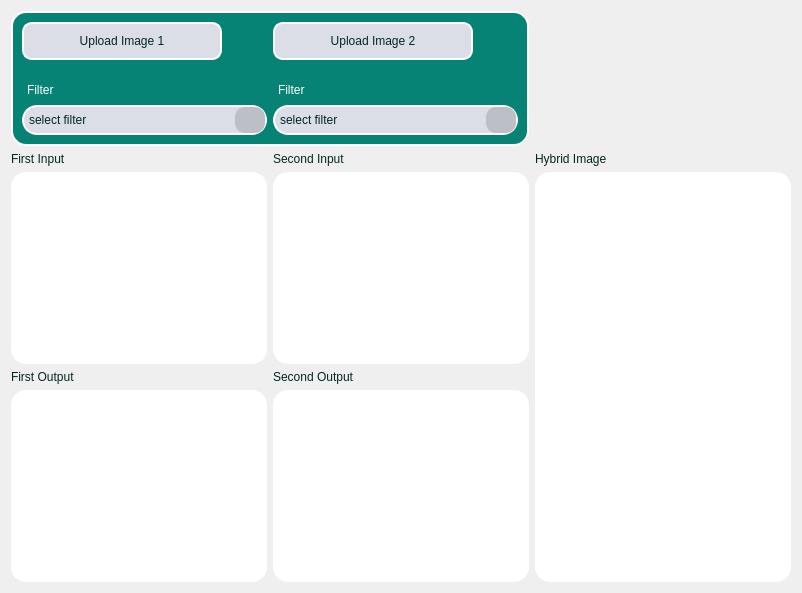
         <widget class="QWidget" name="tab_2">
          <attribute name="title">
           <string>Hybrid</string>
          </attribute>
          <layout class="QGridLayout" name="gridLayout_2">
           <item row="3" column="1">
            <widget class="QLabel" name="label_3">
             <property name="styleSheet">
              <string notr="true">color: rgb(255, 255, 255);
font: 9pt &quot;MS Shell Dlg 2&quot;;
color: rgb(2, 39, 35);</string>
             </property>
             <property name="text">
              <string>Second Output</string>
             </property>
            </widget>
           </item>
           <item row="1" column="0">
            <widget class="QLabel" name="label_5">
             <property name="minimumSize">
              <size>
               <width>0</width>
               <height>0</height>
              </size>
             </property>
             <property name="maximumSize">
              <size>
               <width>16777215</width>
               <height>100</height>
              </size>
             </property>
             <property name="styleSheet">
              <string notr="true">color: rgb(255, 255, 255);
font: 9pt &quot;MS Shell Dlg 2&quot;;
color: rgb(2, 39, 35);</string>
             </property>
             <property name="text">
              <string>First Input </string>
             </property>
            </widget>
           </item>
           <item row="2" column="0">
            <widget class="QGraphicsView" name="input1_image">
             <property name="styleSheet">
              <string notr="true">background-color: rgb(37, 42, 64);
background-color: rgb(255, 255, 255);

border-radius: 15px;
box-shadow : 0px 4px 20px rgba(0, 0, 0, 0.6);
border : 2px solid rgb(255, 255, 255); </string>
             </property>
            </widget>
           </item>
           <item row="3" column="0">
            <widget class="QLabel" name="label_2">
             <property name="styleSheet">
              <string notr="true">color: rgb(255, 255, 255);
font: 9pt &quot;MS Shell Dlg 2&quot;;
color: rgb(2, 39, 35);</string>
             </property>
             <property name="text">
              <string>First Output</string>
             </property>
            </widget>
           </item>
           <item row="1" column="2">
            <widget class="QLabel" name="label_14">
             <property name="minimumSize">
              <size>
               <width>0</width>
               <height>0</height>
              </size>
             </property>
             <property name="maximumSize">
              <size>
               <width>16777215</width>
               <height>100</height>
              </size>
             </property>
             <property name="styleSheet">
              <string notr="true">color: rgb(255, 255, 255);
font: 9pt &quot;MS Shell Dlg 2&quot;;
color: rgb(2, 39, 35);</string>
             </property>
             <property name="text">
              <string>Hybrid Image</string>
             </property>
            </widget>
           </item>
           <item row="2" column="2" rowspan="3">
            <widget class="QGraphicsView" name="hybrid_image">
             <property name="styleSheet">
              <string notr="true">background-color: rgb(37, 42, 64);
background-color: rgb(255, 255, 255);

border-radius: 15px;
box-shadow : 0px 4px 20px rgba(0, 0, 0, 0.6);
border : 2px solid rgb(255, 255, 255); </string>
             </property>
            </widget>
           </item>
           <item row="4" column="1">
            <widget class="QGraphicsView" name="output2_image">
             <property name="styleSheet">
              <string notr="true">background-color: rgb(37, 42, 64);
background-color: rgb(255, 255, 255);

border-radius: 15px;
box-shadow : 0px 4px 20px rgba(0, 0, 0, 0.6);
border : 2px solid rgb(255, 255, 255); </string>
             </property>
            </widget>
           </item>
           <item row="4" column="0">
            <widget class="QGraphicsView" name="output1_image">
             <property name="styleSheet">
              <string notr="true">background-color: rgb(37, 42, 64);
background-color: rgb(255, 255, 255);

border-radius: 15px;
box-shadow : 0px 4px 20px rgba(0, 0, 0, 0.6);
border : 2px solid rgb(255, 255, 255); </string>
             </property>
            </widget>
           </item>
           <item row="1" column="1">
            <widget class="QLabel" name="label_12">
             <property name="minimumSize">
              <size>
               <width>0</width>
               <height>0</height>
              </size>
             </property>
             <property name="maximumSize">
              <size>
               <width>16777215</width>
               <height>100</height>
              </size>
             </property>
             <property name="styleSheet">
              <string notr="true">color: rgb(255, 255, 255);
font: 9pt &quot;MS Shell Dlg 2&quot;;
color: rgb(2, 39, 35);</string>
             </property>
             <property name="text">
              <string>Second Input</string>
             </property>
            </widget>
           </item>
           <item row="2" column="1">
            <widget class="QGraphicsView" name="input2_image">
             <property name="styleSheet">
              <string notr="true">background-color: rgb(37, 42, 64);
background-color: rgb(255, 255, 255);

border-radius: 15px;
box-shadow : 0px 4px 20px rgba(0, 0, 0, 0.6);
border : 2px solid rgb(255, 255, 255); </string>
             </property>
            </widget>
           </item>
           <item row="0" column="0" colspan="2">
            <widget class="QFrame" name="frame_4">
             <property name="minimumSize">
              <size>
               <width>0</width>
               <height>0</height>
              </size>
             </property>
             <property name="styleSheet">
              <string notr="true">background-color: rgb(37, 42, 64);
background-color: rgb(6,131,116,255);

color: rgb(255, 255, 255);
border-radius: 15px;
box-shadow : 0px 4px 20px rgba(0, 0, 0, 0.6);
border : 2px solid rgb(255, 255, 255); </string>
             </property>
             <property name="frameShape">
              <enum>QFrame::StyledPanel</enum>
             </property>
             <property name="frameShadow">
              <enum>QFrame::Raised</enum>
             </property>
             <layout class="QGridLayout" name="gridLayout_4">
              <item row="0" column="0">
               <layout class="QVBoxLayout" name="verticalLayout_2">
                <item>
                 <widget class="QPushButton" name="input1_button">
                  <property name="minimumSize">
                   <size>
                    <width>0</width>
                    <height>38</height>
                   </size>
                  </property>
                  <property name="maximumSize">
                   <size>
                    <width>200</width>
                    <height>16777215</height>
                   </size>
                  </property>
                  <property name="cursor">
                   <cursorShape>OpenHandCursor</cursorShape>
                  </property>
                  <property name="styleSheet">
                   <string notr="true">font: italic 10pt &quot;Georgia&quot;;
background-color: rgb(57, 143, 252);
background-color: rgb(219,222,230);

color: rgb(255, 255, 255);
color: rgb(2, 39, 35);
buttoon-shadow: 2px 2px 5px rgb(0, 0, 0);
border-radius: 10px;</string>
                  </property>
                  <property name="text">
                   <string>Upload Image 1</string>
                  </property>
                 </widget>
                </item>
                <item>
                 <spacer name="verticalSpacer_2">
                  <property name="orientation">
                   <enum>Qt::Vertical</enum>
                  </property>
                  <property name="sizeType">
                   <enum>QSizePolicy::Fixed</enum>
                  </property>
                  <property name="sizeHint" stdset="0">
                   <size>
                    <width>20</width>
                    <height>15</height>
                   </size>
                  </property>
                 </spacer>
                </item>
                <item>
                 <widget class="QLabel" name="label_15">
                  <property name="styleSheet">
                   <string notr="true">color: rgb(255, 255, 255);
font: 9pt &quot;MS Shell Dlg 2&quot;;
border : 2px solid rgb(6,131,116,255);
</string>
                  </property>
                  <property name="text">
                   <string>Filter</string>
                  </property>
                 </widget>
                </item>
                <item>
                 <widget class="QComboBox" name="input1_combobox">
                  <property name="minimumSize">
                   <size>
                    <width>0</width>
                    <height>30</height>
                   </size>
                  </property>
                  <property name="maximumSize">
                   <size>
                    <width>16777215</width>
                    <height>16777215</height>
                   </size>
                  </property>
                  <property name="styleSheet">
                   <string notr="true">QComboBox {
background-color: rgb(219,222,230);
    color: white;  /* Text color */
color: rgb(2, 39, 35);

    border-radius: 15px;  /* Rounded corners */
    padding: 5px;
    font: italic 10pt &quot;Georgia&quot;;
}

QComboBox::drop-down {
    border: none;
    border-radius: 10px;  /* Rounded corners for the arrow box */
background-color: rgb(188, 191, 198);
    width: 30px;
}

QComboBox::down-arrow {
    width: 15px;
    height: 15px;
    color: white;  /* Arrow color */
}

QComboBox QAbstractItemView {
 /* Selected item background color */
selection-background-color: rgb(4, 79, 70);
    background-color: rgb(169, 171, 178);;  /* Dropdown background color */
    border-radius: 10px;
}
</string>
                  </property>
                  <item>
                   <property name="text">
                    <string>select filter</string>
                   </property>
                  </item>
                  <item>
                   <property name="text">
                    <string>High-Pass Frequency Domain</string>
                   </property>
                  </item>
                  <item>
                   <property name="text">
                    <string>Low-Pass Frequency Domain</string>
                   </property>
                  </item>
                  <item>
                   <property name="text">
                    <string>Average</string>
                   </property>
                  </item>
                  <item>
                   <property name="text">
                    <string>Gaussian</string>
                   </property>
                  </item>
                  <item>
                   <property name="text">
                    <string>Median</string>
                   </property>
                  </item>
                  <item>
                   <property name="text">
                    <string>Sobel</string>
                   </property>
                  </item>
                  <item>
                   <property name="text">
                    <string>Roberts</string>
                   </property>
                  </item>
                  <item>
                   <property name="text">
                    <string>Prewitt</string>
                   </property>
                  </item>
                  <item>
                   <property name="text">
                    <string>Canny</string>
                   </property>
                  </item>
                 </widget>
                </item>
               </layout>
              </item>
              <item row="0" column="1">
               <layout class="QVBoxLayout" name="verticalLayout_3">
                <item>
                 <widget class="QPushButton" name="input2_button">
                  <property name="minimumSize">
                   <size>
                    <width>0</width>
                    <height>38</height>
                   </size>
                  </property>
                  <property name="maximumSize">
                   <size>
                    <width>200</width>
                    <height>16777215</height>
                   </size>
                  </property>
                  <property name="cursor">
                   <cursorShape>OpenHandCursor</cursorShape>
                  </property>
                  <property name="styleSheet">
                   <string notr="true">font: italic 10pt &quot;Georgia&quot;;
background-color: rgb(57, 143, 252);
background-color: rgb(219,222,230);

color: rgb(255, 255, 255);
color: rgb(2, 39, 35);
buttoon-shadow: 2px 2px 5px rgb(0, 0, 0);
border-radius: 10px;</string>
                  </property>
                  <property name="text">
                   <string>Upload Image 2</string>
                  </property>
                 </widget>
                </item>
                <item>
                 <spacer name="verticalSpacer_3">
                  <property name="orientation">
                   <enum>Qt::Vertical</enum>
                  </property>
                  <property name="sizeType">
                   <enum>QSizePolicy::Fixed</enum>
                  </property>
                  <property name="sizeHint" stdset="0">
                   <size>
                    <width>20</width>
                    <height>15</height>
                   </size>
                  </property>
                 </spacer>
                </item>
                <item>
                 <widget class="QLabel" name="label_17">
                  <property name="styleSheet">
                   <string notr="true">color: rgb(255, 255, 255);
font: 9pt &quot;MS Shell Dlg 2&quot;;
border : 2px solid rgb(6,131,116,255);
</string>
                  </property>
                  <property name="text">
                   <string>Filter</string>
                  </property>
                 </widget>
                </item>
                <item>
                 <widget class="QComboBox" name="input2_combobox">
                  <property name="minimumSize">
                   <size>
                    <width>0</width>
                    <height>30</height>
                   </size>
                  </property>
                  <property name="maximumSize">
                   <size>
                    <width>16777215</width>
                    <height>16777215</height>
                   </size>
                  </property>
                  <property name="styleSheet">
                   <string notr="true">QComboBox {
background-color: rgb(219,222,230);
    color: white;  /* Text color */
color: rgb(2, 39, 35);

    border-radius: 15px;  /* Rounded corners */
    padding: 5px;
    font: italic 10pt &quot;Georgia&quot;;
}

QComboBox::drop-down {
    border: none;
    border-radius: 10px;  /* Rounded corners for the arrow box */
background-color: rgb(188, 191, 198);
    width: 30px;
}

QComboBox::down-arrow {
    width: 15px;
    height: 15px;
    color: white;  /* Arrow color */
}

QComboBox QAbstractItemView {
 /* Selected item background color */
selection-background-color: rgb(4, 79, 70);
    background-color: rgb(169, 171, 178);;  /* Dropdown background color */
    border-radius: 10px;
}
</string>
                  </property>
                  <item>
                   <property name="text">
                    <string>select filter</string>
                   </property>
                  </item>
                  <item>
                   <property name="text">
                    <string>High-Pass Frequency Domain</string>
                   </property>
                  </item>
                  <item>
                   <property name="text">
                    <string>Low-Pass Frequency Domain</string>
                   </property>
                  </item>
                  <item>
                   <property name="text">
                    <string>Average</string>
                   </property>
                  </item>
                  <item>
                   <property name="text">
                    <string>Gaussian</string>
                   </property>
                  </item>
                  <item>
                   <property name="text">
                    <string>Median</string>
                   </property>
                  </item>
                  <item>
                   <property name="text">
                    <string>Sobel</string>
                   </property>
                  </item>
                  <item>
                   <property name="text">
                    <string>Roberts</string>
                   </property>
                  </item>
                  <item>
                   <property name="text">
                    <string>Prewitt</string>
                   </property>
                  </item>
                  <item>
                   <property name="text">
                    <string>Canny</string>
                   </property>
                  </item>
                 </widget>
                </item>
               </layout>
              </item>
             </layout>
            </widget>
           </item>
          </layout>
         </widget>
